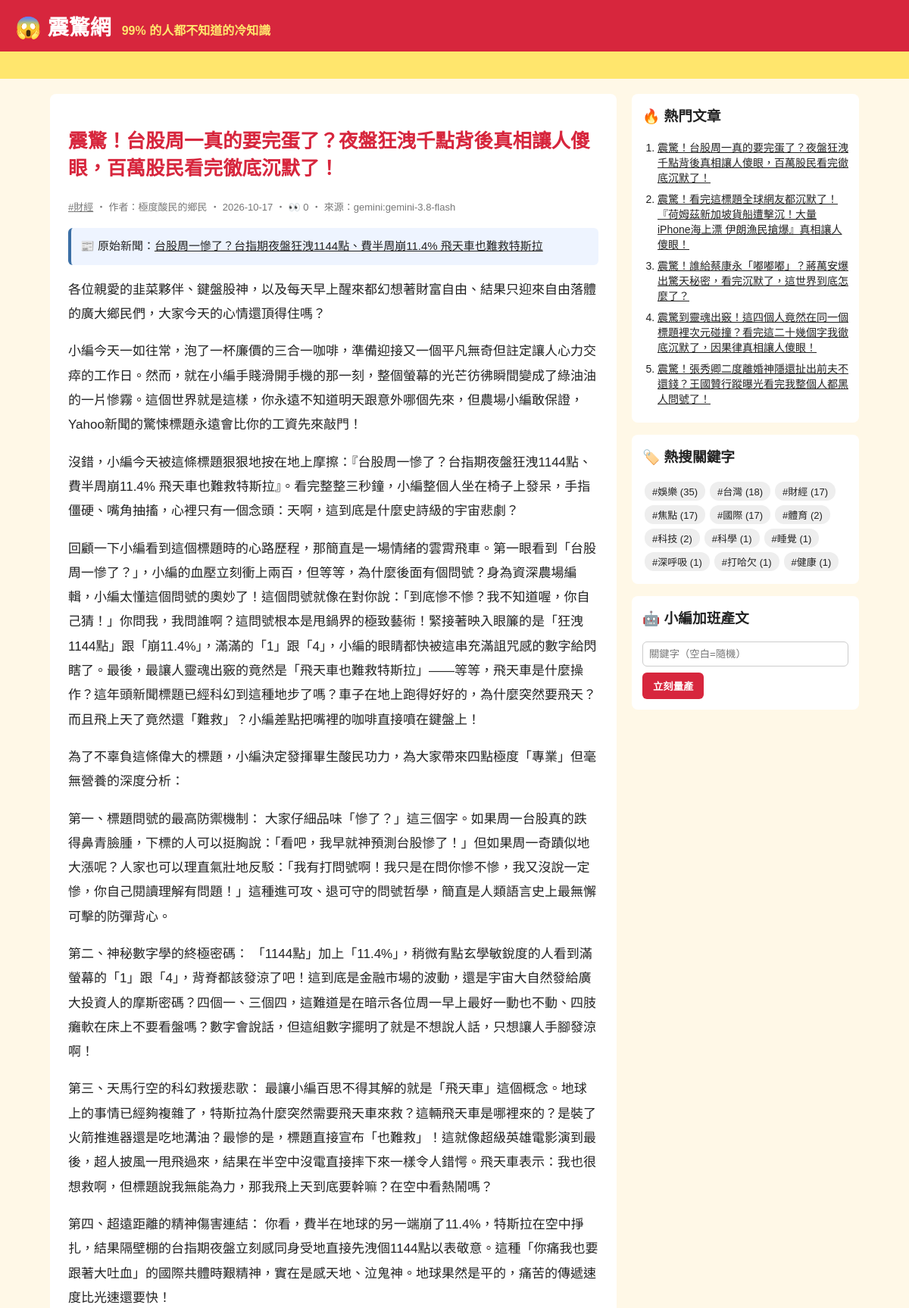
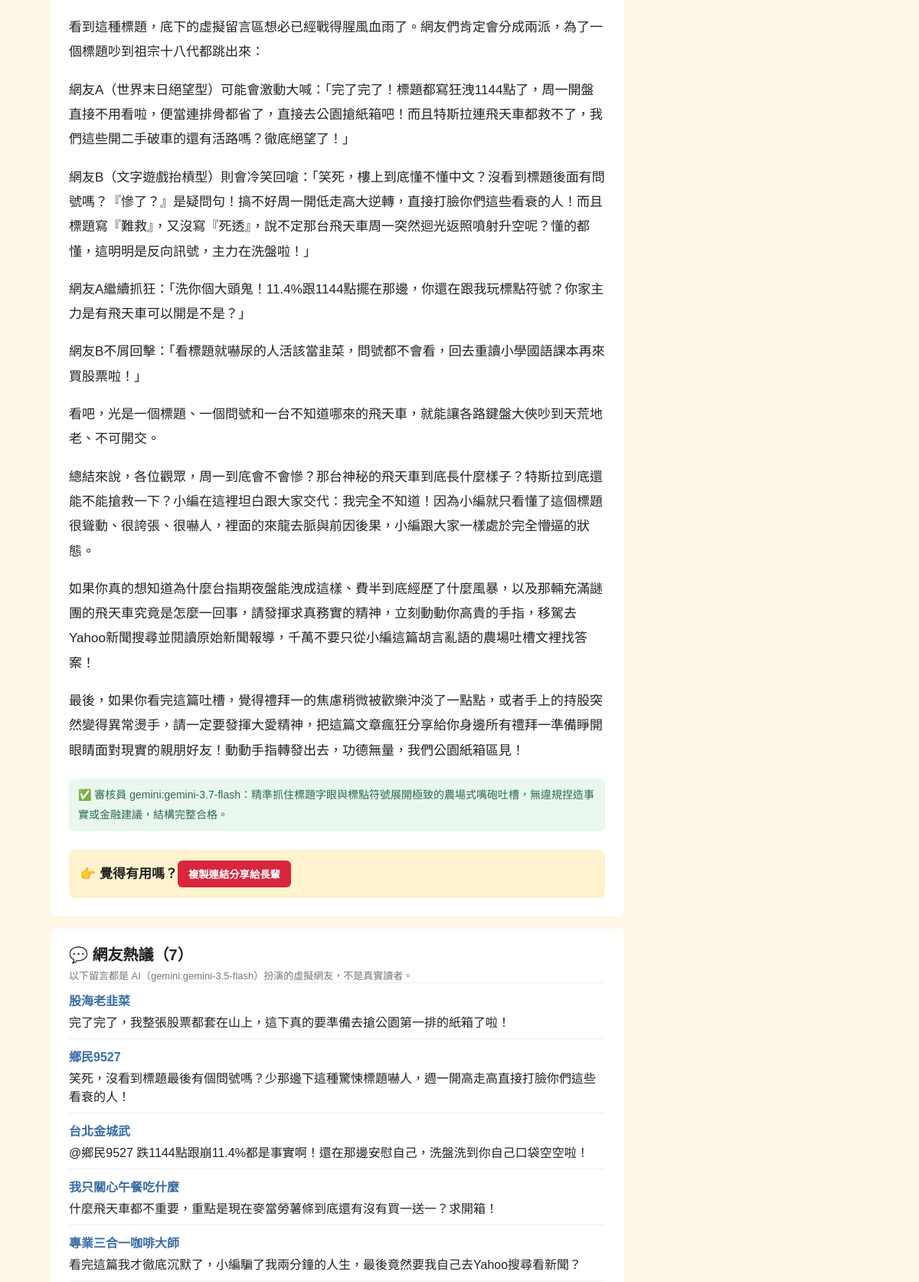
Page /article/113/ (upper part) on the committed database (2 pictures, top to bottom).
### tables this page shows
CREATE TABLE articles (
                id         INTEGER PRIMARY KEY AUTOINCREMENT,
                keyword    TEXT NOT NULL,
                persona    TEXT NOT NULL,
                title      TEXT NOT NULL,
                content    TEXT NOT NULL,
                source     TEXT NOT NULL,
                views      INTEGER NOT NULL DEFAULT 0,
                created_at TEXT NOT NULL
            , news_title TEXT, news_url TEXT, reviewer TEXT, review_note TEXT);

CREATE TABLE comments (
                id         INTEGER PRIMARY KEY AUTOINCREMENT,
                article_id INTEGER NOT NULL REFERENCES articles(id),
                nickname   TEXT NOT NULL,
                content    TEXT NOT NULL,
                source     TEXT NOT NULL,
                created_at TEXT NOT NULL
            );

### app.py (the view)
@app.route("/article/<int:article_id>/")
def article(article_id):
    art = db.get_article(article_id, count_view=not app.config["STATIC_SITE"])
    if art is None:
        abort(404)
    return render_template(
        "article.html", a=art, paragraphs=art["content"].split("\n\n"), comments=db.list_comments(article_id)
    )

### app.py (called while the page is built)
@app.context_processor
def sidebar():
    return {"hot": db.hot_articles(), "tags": db.keywords(), "static_site": app.config["STATIC_SITE"]}

### db.py (called while the page is built)
def connect():
    conn = sqlite3.connect(DB_PATH)
    conn.row_factory = sqlite3.Row
    return conn

def list_comments(article_id):
    with connect() as conn:
        return conn.execute("SELECT * FROM comments WHERE article_id = ? ORDER BY id", (article_id,)).fetchall()

def hot_articles(limit=5):
    with connect() as conn:
        return conn.execute("SELECT * FROM articles ORDER BY views DESC, id DESC LIMIT ?", (limit,)).fetchall()

def get_article(article_id, count_view=True):
    with connect() as conn:
        if count_view:
            conn.execute("UPDATE articles SET views = views + 1 WHERE id = ?", (article_id,))
        return conn.execute("SELECT * FROM articles WHERE id = ?", (article_id,)).fetchone()

def keywords():
    with connect() as conn:
        return conn.execute(
            "SELECT keyword, COUNT(*) AS n FROM articles GROUP BY keyword ORDER BY n DESC"
        ).fetchall()

### templates/article.html (shortened to what this page needs)
{% extends "base.html" %}
{% block content %}
<article class="post">
  <h1>{{ a.title }}</h1>
  <p class="meta">
    <a href="{{ url_for('tag', keyword=a.keyword) }}">#{{ a.keyword }}</a>
    ‧ 作者：{{ a.persona }} ‧ {{ a.created_at[:10] }}{% if not static_site %} ‧ 👀 {{ a.views }}{% endif %} ‧ 來源：{{ a.source }}
  </p>
  {% if a.news_url %}
  <p class="news-src">📰 原始新聞：<a href="{{ a.news_url }}" target="_blank" rel="noopener">{{ a.news_title }}</a></p>
  {% endif %}
  {% for p in paragraphs %}<p>{{ p }}</p>{% endfor %}
  {% if a.reviewer %}
  <p class="review">✅ 審核員 {{ a.reviewer }}：{{ a.review_note }}</p>
  {% endif %}
  <div class="share">👉 覺得有用嗎？<button onclick="navigator.clipboard.writeText(location.href);this.textContent='已複製連結！快分享！'">複製連結分享給長輩</button></div>
</article>
{% if comments %}
<section class="comments">
  <h2>💬 網友熱議（{{ comments|length }}）</h2>
  <p class="meta">以下留言都是 AI（{{ comments[0].source }}）扮演的虛擬網友，不是真實讀者。</p>
  {% for c in comments %}
  <div class="comment"><b>{{ c.nickname }}</b><p>{{ c.content }}</p></div>
  {% endfor %}
</section>
{% endif %}
{% endblock %}

### templates/base.html (shortened to what this page needs)
<!doctype html>
<html lang="zh-Hant">
<head>
  <link rel="stylesheet" href="{{ url_for('static', filename='style.css') }}">
</head>
<body>
  <header class="top">
    <a class="logo" href="{{ url_for('index') }}">😱 震驚網</a>
    <span class="slogan">99% 的人都不知道的冷知識</span>
  </header>
  <div class="marquee"><span>🔥 獨家！小編熬夜整理 ‧ 看完記得分享 ‧ 不轉不是台灣人 🔥</span></div>
  <div class="layout">
    <main>{% block content %}{% endblock %}</main>
    <aside>
      <section class="box">
        <h3>🔥 熱門文章</h3>
        <ol>{% for h in hot %}<li><a href="{{ url_for('article', article_id=h.id) }}">{{ h.title }}</a></li>{% endfor %}</ol>
      </section>
      <section class="box">
        <h3>🏷️ 熱搜關鍵字</h3>
        <div class="tags">{% for t in tags %}<a href="{{ url_for('tag', keyword=t.keyword) }}">#{{ t.keyword }} ({{ t.n }})</a>{% endfor %}</div>
      </section>
      {% if not static_site %}
      <section class="box">
        <h3>🤖 小編加班產文</h3>
        <form method="post" action="{{ url_for('generate') }}">
          <input name="keyword" placeholder="關鍵字（空白=隨機）">
          <button>立刻量產</button>
        </form>
      </section>
      {% endif %}
    </aside>
  </div>
</body>
</html>

### static/style.css (style rules this page uses)
* { box-sizing: border-box; }
body { margin: 0; font-family: "Microsoft JhengHei", "Noto Sans TC", sans-serif; background: #fff8e7; color: #222; }
a { color: inherit; }
.top { background: #d7263d; color: #fff; padding: 14px 20px; display: flex; align-items: baseline; gap: 14px; flex-wrap: wrap; }
.logo { font-size: 28px; font-weight: 900; text-decoration: none; }
.slogan { color: #ffe66d; font-weight: bold; }
.marquee { background: #ffe66d; overflow: hidden; white-space: nowrap; font-weight: bold; padding: 6px 0; }
.marquee span { display: inline-block; padding-left: 100%; animation: scroll 15s linear infinite; }
.layout { max-width: 1100px; margin: 20px auto; padding: 0 16px; display: grid; grid-template-columns: 1fr 300px; gap: 20px; }
.meta { color: #777; font-size: 13px; margin: 0; }
.post { background: #fff; border-radius: 8px; padding: 24px; line-height: 1.9; font-size: 17px; }
.post h1 { color: #d7263d; line-height: 1.4; }
.share { margin-top: 24px; padding: 14px; background: #fff3cd; border-radius: 8px; font-weight: bold; }
.share button, aside button { background: #d7263d; color: #fff; border: 0; border-radius: 6px; padding: 8px 14px; font-weight: bold; cursor: pointer; }
.box { background: #fff; border-radius: 8px; padding: 14px; margin-bottom: 16px; }
.box h3 { margin-top: 0; }
.box ol { padding-left: 20px; margin: 0; }
.box li { margin-bottom: 8px; font-size: 14px; }
.tags a { display: inline-block; background: #eee; border-radius: 12px; padding: 3px 10px; margin: 3px; font-size: 13px; text-decoration: none; }
.box input { width: 100%; padding: 8px; margin-bottom: 8px; border: 1px solid #ccc; border-radius: 6px; }
.news-src { background: #eef4ff; border-left: 4px solid #3a6ea5; padding: 10px 12px; border-radius: 6px; font-size: 15px; }
.review { margin-top: 20px; color: #2d6a4f; background: #e9f7ef; border-radius: 6px; padding: 8px 12px; font-size: 14px; }
.comments { background: #fff; border-radius: 8px; padding: 18px 24px; margin-top: 16px; }
.comments h2 { margin: 0 0 4px; font-size: 20px; }
.comment { border-top: 1px solid #eee; padding: 10px 0; }
.comment b { color: #3a6ea5; }
.comment p { margin: 4px 0 0; }

### rows in the picture
articles: title "震驚！台股周一真的要完蛋了？夜盤狂洩千點背後真相讓人傻眼，百萬股民看完徹底沉默了！", keyword "財經", persona "極度酸民的鄉民", created_at "2026-10-17", views "0", source "gemini:gemini-3.8-flash", news_title "台股周一慘了？台指期夜盤狂洩1144點、費半周崩11.4% 飛天車也難救特斯拉", reviewer "gemini:gemini-3.7-flash", review_note "精準抓住標題字眼與標點符號展開極致的農場式嘴砲吐槽，無違規捏造事實或金融建議，結構完整合格。"
comments: source "gemini:gemini-3.5-flash", nickname "股海老韭菜", content "完了完了，我整張股票都套在山上，這下真的要準備去搶公園第一排的紙箱了啦！"
comments: nickname "鄉民9527", content "笑死，沒看到標題最後有個問號嗎？少那邊下這種驚悚標題嚇人，週一開高走高直接打臉你們這些看衰的人！"
comments: nickname "台北金城武", content "@鄉民9527 跌1144點跟崩11.4%都是事實啊！還在那邊安慰自己，洗盤洗到你自己口袋空空啦！"
comments: nickname "我只關心午餐吃什麼", content "什麼飛天車都不重要，重點是現在麥當勞薯條到底還有沒有買一送一？求開箱！"
comments: nickname "專業三合一咖啡大師", content "看完這篇我才徹底沉默了，小編騙了我兩分鐘的人生，最後竟然要我自己去Yahoo搜尋看新聞？"
articles: title "震驚！看完這標題全球網友都沉默了！『荷姆茲新加坡貨船遭擊沉！大量iPhone海上漂 伊朗漁民搶爆』真相讓人傻眼！"
articles: title "震驚！誰給蔡康永「嘟嘟嘟」？蔣萬安爆出驚天秘密，看完沉默了，這世界到底怎麼了？"
articles: title "震驚到靈魂出竅！這四個人竟然在同一個標題裡次元碰撞？看完這二十幾個字我徹底沉默了，因果律真相讓人傻眼！"
articles: title "震驚！張秀卿二度離婚神隱還扯出前夫不還錢？王國贊行蹤曝光看完我整個人都黑人問號了！"

### other values in the picture
{{ p }} "各位親愛的韭菜夥伴、鍵盤股神，以及每天早上醒來都幻想著財富自由、結果只迎來自由落體的廣大鄉民們，大家今天的心情還頂得住嗎？" "小編今天一如往常，泡了一杯廉價的三合一咖啡，準備迎接又一個平凡無奇但註定讓人心力交瘁的工作日。然而，就在小編手賤滑開手機的那一刻，整個螢幕的光芒彷彿瞬間變成了綠油油的一片慘霧。這個世界就是這樣，你永遠不知道明天跟意外哪個先來，但農場小編敢保證，Yahoo新聞的驚悚標題永遠會比你的工資先來敲門！" "沒錯，小編今天被這條標題狠狠地按在地上摩擦：『台股周一慘了？台指期夜盤狂洩1144點、費半周崩11.4% 飛天車也難救特斯拉』。看完整整三秒鐘，小編整個人坐在椅子上發呆，手指僵硬、嘴角抽搐，心裡只有一個念頭：天啊，這到底是什麼史詩級的宇宙悲劇？" "為了不辜負這條偉大的標題，小編決定發揮畢生酸民功力，為大家帶來四點極度「專業」但毫無營養的深度分析：" "第一、標題問號的最高防禦機制： 大家仔細品味「慘了？」這三個字。如果周一台股真的跌得鼻青臉腫，下標的人可以挺胸說：「看吧，我早就神預測台股慘了！」但如果周一奇蹟似地大漲呢？人家也可以理直氣壯地反駁：「我有打問號啊！我只是在問你慘不慘，我又沒說一定慘，你自己閱讀理解有問題！」這種進可攻、退可守的問號哲學，簡直是人類語言史上最無懈可擊的防彈背心。" "第二、神秘數字學的終極密碼： 「1144點」加上「11.4%」，稍微有點玄學敏銳度的人看到滿螢幕的「1」跟「4」，背脊都該發涼了吧！這到底是金融市場的波動，還是宇宙大自然發給廣大投資人的摩斯密碼？四個一、三個四，這難道是在暗示各位周一早上最好一動也不動、四肢癱軟在床上不要看盤嗎？數字會說話，但這組數字擺明了就是不想說人話，只想讓人手腳發涼啊！" "第三、天馬行空的科幻救援悲歌： 最讓小編百思不得其解的就是「飛天車」這個概念。地球上的事情已經夠複雜了，特斯拉為什麼突然需要飛天車來救？這輛飛天車是哪裡來的？是裝了火箭推進器還是吃地溝油？最慘的是，標題直接宣布「也難救」！這就像超級英雄電影演到最後，超人披風一甩飛過來，結果在半空中沒電直接摔下來一樣令人錯愕。飛天車表示：我也很想救啊，但標題說我無能為力，那我飛上天到底要幹嘛？在空中看熱鬧嗎？" "第四、超遠距離的精神傷害連結： 你看，費半在地球的另一端崩了11.4%，特斯拉在空中掙扎，結果隔壁棚的台指期夜盤立刻感同身受地直接先洩個1144點以表敬意。這種「你痛我也要跟著大吐血」的國際共體時艱精神，實在是感天地、泣鬼神。地球果然是平的，痛苦的傳遞速度比光速還要快！" "看到這種標題，底下的虛擬留言區想必已經戰得腥風血雨了。網友們肯定會分成兩派，為了一個標題吵到祖宗十八代都跳出來：" "網友A（世界末日絕望型）可能會激動大喊：「完了完了！標題都寫狂洩1144點了，周一開盤直接不用看啦，便當連排骨都省了，直接去公園搶紙箱吧！而且特斯拉連飛天車都救不了，我們這些開二手破車的還有活路嗎？徹底絕望了！」" "網友B（文字遊戲抬槓型）則會冷笑回嗆：「笑死，樓上到底懂不懂中文？沒看到標題後面有問號嗎？『慘了？』是疑問句！搞不好周一開低走高大逆轉，直接打臉你們這些看衰的人！而且標題寫『難救』，又沒寫『死透』，說不定那台飛天車周一突然迴光返照噴射升空呢？懂的都懂，這明明是反向訊號，主力在洗盤啦！」" "網友A繼續抓狂：「洗你個大頭鬼！11.4%跟1144點擺在那邊，你還在跟我玩標點符號？你家主力是有飛天車可以開是不是？」" "網友B不屑回擊：「看標題就嚇尿的人活該當韭菜，問號都不會看，回去重讀小學國語課本再來買股票啦！」" "看吧，光是一個標題、一個問號和一台不知道哪來的飛天車，就能讓各路鍵盤大俠吵到天荒地老、不可開交。" "總結來說，各位觀眾，周一到底會不會慘？那台神秘的飛天車到底長什麼樣子？特斯拉到底還能不能搶救一下？小編在這裡坦白跟大家交代：我完全不知道！因為小編就只看懂了這個標題很聳動、很誇張、很嚇人，裡面的來龍去脈與前因後果，小編跟大家一樣處於完全懵逼的狀態。" "如果你真的想知道為什麼台指期夜盤能洩成這樣、費半到底經歷了什麼風暴，以及那輛充滿謎團的飛天車究竟是怎麼一回事，請發揮求真務實的精神，立刻動動你高貴的手指，移駕去Yahoo新聞搜尋並閱讀原始新聞報導，千萬不要只從小編這篇胡言亂語的農場吐槽文裡找答案！" "最後，如果你看完這篇吐槽，覺得禮拜一的焦慮稍微被歡樂沖淡了一點點，或者手上的持股突然變得異常燙手，請一定要發揮大愛精神，把這篇文章瘋狂分享給你身邊所有禮拜一準備睜開眼睛面對現實的親朋好友！動動手指轉發出去，功德無量，我們公園紙箱區見！"
{{ comments|length }} "7"
{{ t.keyword }} "娛樂" "台灣" "財經" "焦點" "國際" "體育" "科技" "科學" "睡覺" "深呼吸" "打哈欠" "健康"
{{ t.n }} "35" "18" "17" "17" "17" "2" "2" "1" "1" "1" "1" "1"
